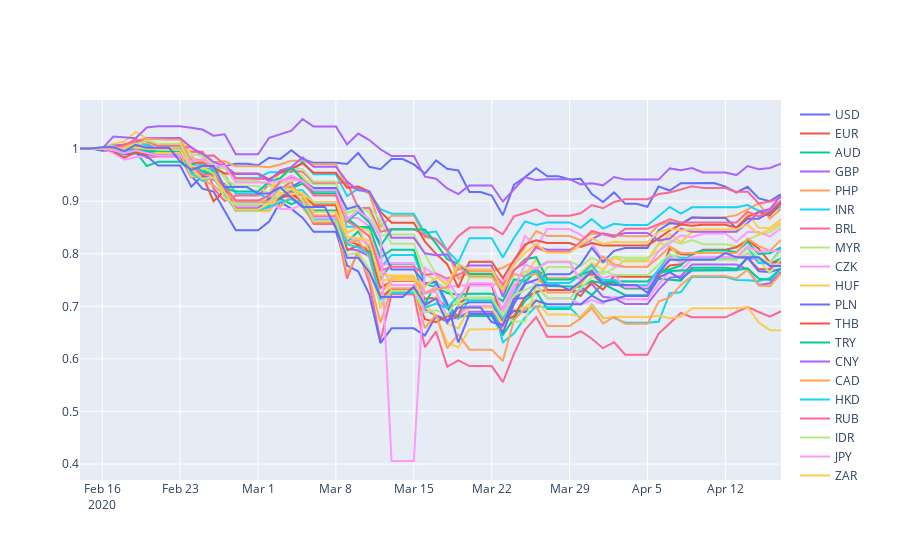

The cell this chart's notebook holds for it:
### Code cell
fig = go.Figure()
#print(returns_by_sector)
for c in returns_by_curr.columns:
    #print(c)
   # print(returns_by_sector[k])
    fig.add_trace(go.Scatter(
                    x=returns_by_curr.index,
                    y=returns_by_curr[c],
                    name=c,
                    #line_color='deepskyblue',
                    opacity=1))
fig.show()
